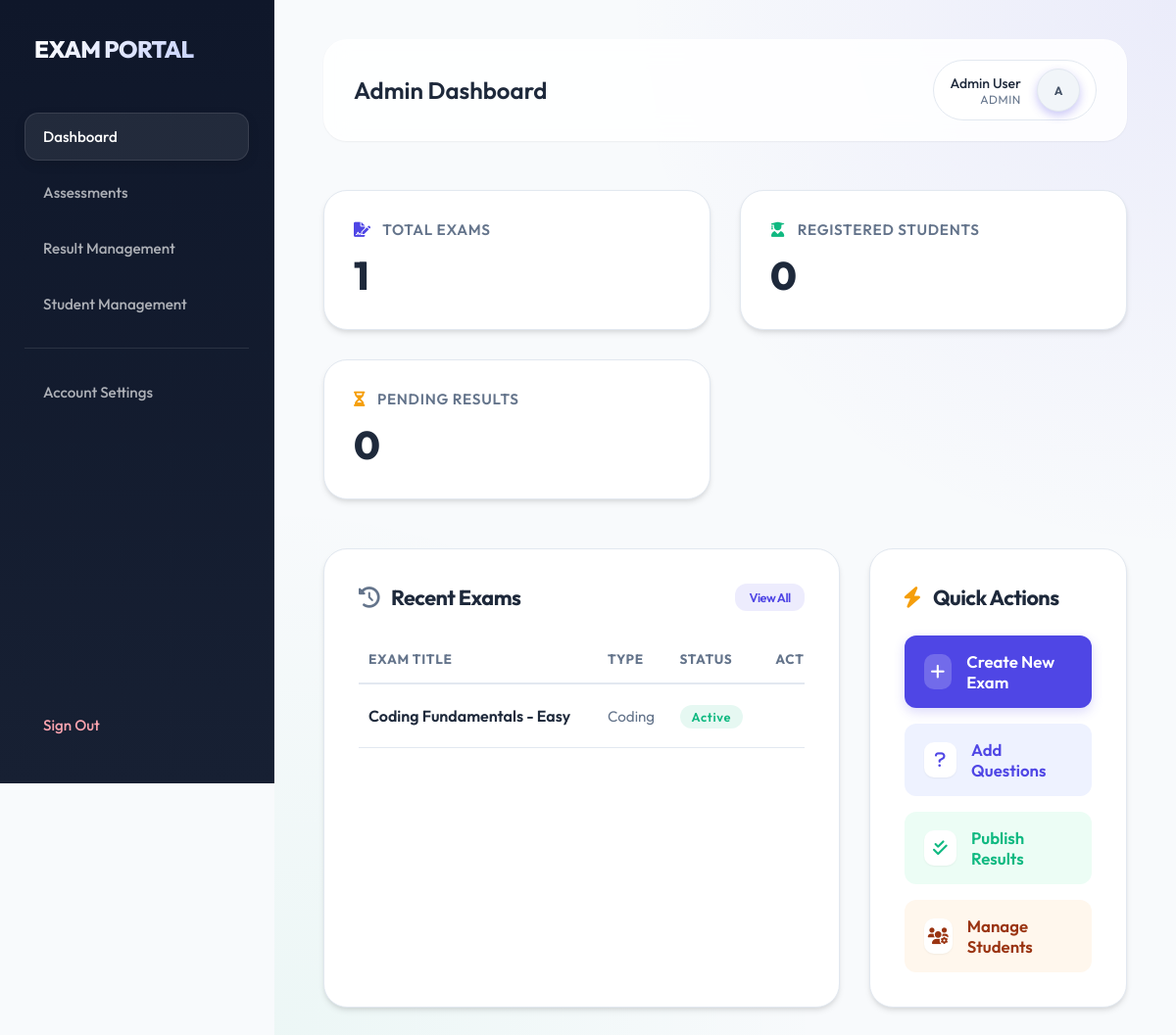
/admin/index.php (signed in), run on the app's committed database.
### tables this page shows
CREATE TABLE IF NOT EXISTS `exams` (
    `id` INT AUTO_INCREMENT PRIMARY KEY,
    `title` VARCHAR(100) NOT NULL,
    `type` ENUM('MCQ', 'Coding') NOT NULL,
    `duration` INT NOT NULL COMMENT 'Duration in minutes',
    `status` ENUM('active', 'inactive') DEFAULT 'inactive',
    `total_marks` INT DEFAULT 0,
    `start_date` DATETIME,
    `end_date` DATETIME,
    `created_by` INT,
    FOREIGN KEY (`created_by`) REFERENCES `users`(`id`) ON DELETE SET NULL
);

### admin/index.php (the view, shortened to what this page needs)
<?php
require_once '../includes/auth_check.php';
$exam_count = $conn->query("SELECT COUNT(*) as total FROM exams")->fetch_assoc()['total'];
$student_count = $conn->query("SELECT COUNT(*) as total FROM users WHERE role = 'student'")->fetch_assoc()['total'];
$pending_results = $conn->query("SELECT COUNT(*) as total FROM submissions WHERE status = 'pending'")->fetch_assoc()['total'];
include '../includes/header.php';
?>
<div class="stats-grid">
    <div class="stat-card">
        <div class="stat-title"><i class="fas fa-file-signature"
                style="color: var(--primary-color); margin-right: 8px;"></i> Total Exams</div>
        <div class="stat-value">
            <?php echo $exam_count; ?>
        </div>
    </div>
    <a href="manage-students.php" class="stat-card"
        style="text-decoration: none; color: inherit; transition: transform 0.2s;"
        onmouseover="this.style.transform='translateY(-5px)'" onmouseout="this.style.transform='translateY(0)'">
        <div class="stat-title"><i class="fas fa-user-graduate"
                style="color: var(--secondary-color); margin-right: 8px;"></i> Registered Students</div>
        <div class="stat-value">
            <?php echo $student_count; ?>
        </div>
    </a>
    <div class="stat-card">
        <div class="stat-title"><i class="fas fa-hourglass-half" style="color: var(--warning); margin-right: 8px;"></i>
            Pending Results</div>
        <div class="stat-value">
            <?php echo $pending_results; ?>
        </div>
    </div>
</div>
<div class="content-row" style="display: grid; grid-template-columns: 2fr 1fr; gap: 30px;">
    <div class="stat-card" style="padding: 35px;">
        <div class="card-title"
            style="margin-bottom: 25px; display: flex; justify-content: space-between; align-items: center;">
            <span style="white-space: nowrap;"><i class="fas fa-history"
                    style="color: var(--text-muted); margin-right: 12px;"></i>Recent Exams</span>
            <a href="manage-exams.php" class="btn"
                style="width: auto; font-size: 0.8rem; font-weight: 600; color: var(--primary-color); background: rgba(79, 70, 229, 0.1); padding: 6px 14px; border-radius: 12px; text-decoration: none; transition: var(--transition);">View
                All</a>
        </div>
        <div style="overflow-x: auto;">
            <table style="width: 100%; border-collapse: collapse; min-width: 500px;">
                <thead>
                    <tr
                        style="text-align: left; border-bottom: 2px solid var(--border-color); color: var(--text-muted); font-size: 0.85rem; text-transform: uppercase; letter-spacing: 0.05em;">
                        <th style="padding: 15px 10px;">Exam Title</th>
                        <th style="padding: 15px 10px;">Type</th>
                        <th style="padding: 15px 10px;">Status</th>
                        <th style="padding: 15px 10px; text-align: right;">Actions</th>
                    </tr>
                </thead>
                <tbody>
                    <?php
                    $exams = $conn->query("SELECT * FROM exams ORDER BY id DESC LIMIT 5");
                    if ($exams->num_rows > 0) {
                        while ($row = $exams->fetch_assoc()) {
                            $status_color = $row['status'] == 'active' ? 'var(--secondary-color)' : 'var(--danger)';
                            $status_bg = $row['status'] == 'active' ? 'rgba(16, 185, 129, 0.1)' : 'rgba(239, 68, 68, 0.1)';
                            echo "<tr style='border-bottom: 1px solid var(--border-color); transition: var(--transition);'> ";
                            echo "<td style='padding: 16px 10px; font-weight: 600; color: var(--text-main);'>" . htmlspecialchars($row['title']) . "</td>";
                            echo "<td style='padding: 16px 10px; color: var(--text-muted); font-size: 0.95rem;'>" . $row['type'] . "</td>";
                            echo "<td style='padding: 16px 10px;'><span style='color: $status_color; background: $status_bg; padding: 4px 12px; border-radius: 20px; font-weight: 600; font-size: 0.8rem; text-transform: capitalize; letter-spacing: 0.05em;'>" . $row['status'] . "</span></td>";
                            echo "<td style='padding: 16px 10px; text-align: right;'><a href='manage-exams.php?edit=" . $row['id'] . "' style='color: var(--primary-color); display: inline-flex; width: 32px; height: 32px; background: #f8fafc; align-items: center; justify-content: center; border-radius: 8px; transition: var(--transition);' onmouseover=\"this.style.background='var(--primary-color)'; this.style.color='white';\" onmouseout=\"this.style.background='#f8fafc'; this.style.color='var(--primary-color)';\"><i class='fas fa-edit'></i></a></td>";
                            echo "</tr>";
                        }
                    } else {
                        echo "<tr><td colspan='4' style='padding: 30px; text-align: center; color: var(--text-muted);'>No exams found.</td></tr>";
                    }
                    ?>
                </tbody>
            </table>
        </div>
    </div>
    <div class="stat-card" style="padding: 35px; display: flex; flex-direction: column;">
        <div class="card-title" style="margin-bottom: 25px;">
            <span><i class="fas fa-bolt" style="color: var(--warning); margin-right: 10px;"></i> Quick Actions</span>
        </div>
        <div class="action-buttons" style="display: flex; flex-direction: column; gap: 16px;">
            <a href="manage-exams.php" class="btn btn-primary"
                style="text-align: left; text-decoration: none; padding: 16px 20px; font-size: 1.05rem; display: flex; align-items: center; box-shadow: 0 4px 12px rgba(79, 70, 229, 0.2);">
                <div
                    style="width: 36px; height: 36px; background: rgba(255,255,255,0.2); border-radius: 10px; display: flex; align-items: center; justify-content: center; margin-right: 15px;">
                    <i class="fas fa-plus"></i>
                </div>
                Create New Exam
            </a>
            <a href="manage-questions.php" class="btn"
                style="background: #eef2ff; color: var(--primary-color); text-align: left; text-decoration: none; padding: 16px 20px; font-size: 1.05rem; display: flex; align-items: center;">
                <div
                    style="width: 36px; height: 36px; background: white; border-radius: 10px; display: flex; align-items: center; justify-content: center; margin-right: 15px; box-shadow: var(--shadow-sm);">
                    <i class="fas fa-question"></i>
                </div>
                Add Questions
            </a>
            <a href="publish-results.php" class="btn"
                style="background: #ecfdf5; color: var(--secondary-color); text-align: left; text-decoration: none; padding: 16px 20px; font-size: 1.05rem; display: flex; align-items: center;">
                <div
                    style="width: 36px; height: 36px; background: white; border-radius: 10px; display: flex; align-items: center; justify-content: center; margin-right: 15px; box-shadow: var(--shadow-sm);">
                    <i class="fas fa-check-double"></i>
                </div>
                Publish Results
            </a>
            <a href="manage-students.php" class="btn"
                style="background: #fff7ed; color: #9a3412; text-align: left; text-decoration: none; padding: 16px 20px; font-size: 1.05rem; display: flex; align-items: center;">
                <div
                    style="width: 36px; height: 36px; background: white; border-radius: 10px; display: flex; align-items: center; justify-content: center; margin-right: 15px; box-shadow: var(--shadow-sm);">
                    <i class="fas fa-users-cog"></i>
                </div>
                Manage Students
            </a>
        </div>
    </div>
</div>
<?php include '../includes/footer.php'; ?>

### assets/css/style.css (style rules this page uses)
:root { --primary-color: #4F46E5; --primary-hover: #4338CA; --accent-color: #8B5CF6; --secondary-color: #10B981; --bg-color: #F8FAFC; --sidebar-bg: #0F172A; --sidebar-hover: #1E293B; --card-bg: #FFFFFF; --text-main: #1E293B; --text-muted: #64748B; --danger: #EF4444; --warning: #F59E0B; --border-color: #E2E8F0; --glass-bg: rgba(255, 255, 255, 0.85); --glass-border: rgba(255, 255, 255, 0.4); --shadow-sm: 0 1px 2px 0 rgba(0, 0, 0, 0.05); --shadow: 0 4px 6px -1px rgba(0, 0, 0, 0.1), 0 2px 4px -1px rgba(0, 0, 0, 0.06); --shadow-md: 0 10px 15px -3px rgba(0, 0, 0, 0.1), 0 4px 6px -2px rgba(0, 0, 0, 0.05); --shadow-lg: 0 20px 25px -5px rgba(0, 0, 0, 0.1), 0 10px 10px -5px rgba(0, 0, 0, 0.04); --transition: all 0.3s cubic-bezier(0.4, 0, 0.2, 1); }
* { margin: 0; padding: 0; box-sizing: border-box; font-family: 'Outfit', -apple-system, BlinkMacSystemFont, "Segoe UI", Roboto, sans-serif; }
body { background-color: var(--bg-color); color: var(--text-main); -webkit-font-smoothing: antialiased; }
.btn { width: 100%; padding: 12px; border: none; border-radius: 12px; font-size: 1rem; font-weight: 600; cursor: pointer; transition: var(--transition); display: inline-block; }
.btn-primary { background-color: var(--primary-color); color: white; }

### assets/css/dashboard.css (style rules this page uses)
.stats-grid { display: grid; grid-template-columns: repeat(auto-fit, minmax(260px, 1fr)); gap: 30px; margin-bottom: 50px; }
.stat-card { background: var(--card-bg); padding: 30px; border-radius: 24px; box-shadow: var(--shadow); transition: var(--transition); border: 1px solid var(--border-color); position: relative; overflow: hidden; }
.stat-card::before { content: ''; position: absolute; top: 0; left: 0; width: 100%; height: 4px; background: linear-gradient(90deg, var(--primary-color), var(--accent-color)); opacity: 0; transition: var(--transition); }
.stat-title { color: var(--text-muted); font-size: 0.95rem; font-weight: 600; margin-bottom: 12px; text-transform: uppercase; letter-spacing: 0.05em; }
.stat-value { font-size: 2.5rem; font-weight: 800; color: var(--text-main); letter-spacing: -0.025em; }
.card-title { font-size: 1.35rem; font-weight: 700; margin-bottom: 30px; color: var(--text-main); display: flex; justify-content: space-between; align-items: center; letter-spacing: -0.025em; }

### data on the page
exams: title "Coding Fundamentals - Easy", type "Coding", status "Active"

### other printed values
$page_title "Admin Dashboard"
$_SESSION['full_name'] "Admin User"
$_SESSION['role'] "ADMIN"
substr($_SESSION['full_name'] ?? 'U', 0, 1) "A"
$exam_count "1"
$student_count "0"
$pending_results "0"
